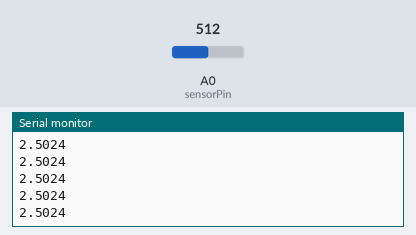
This sketch was run on a simulated Arduino Uno, built with avr-gcc and run on an emulated ATmega328P. Shown: the last lines printed to the serial monitor. The test bench sets the inputs (shaded band); at power-on: A0 (sensorPin) = 512.

Above: at 1.2 s.
1.3 s: A0 (sensorPin) set to 716
At 1.37 s:
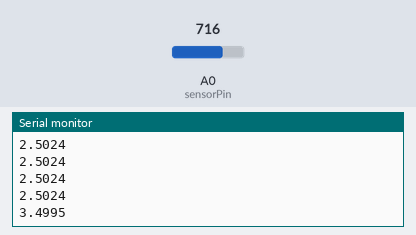
2.8 s: A0 (sensorPin) set to 900
At 2.89 s:
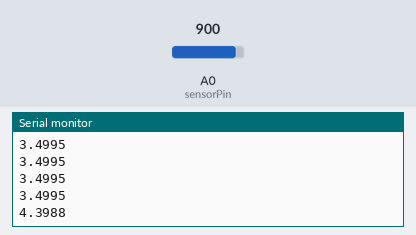
Timing chart, 0 to 5.8 s (numbered marks = the images above; inputs shaded):
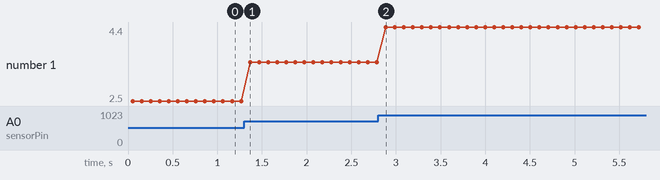

Measured:
- after the input at 1.3 s, the serial monitor: prints a new line after 0.07 s (image 1)
- after the input at 2.8 s, the serial monitor: prints a new line after 0.09 s (image 2)
- plotted number 1: 2.5 → 3.5 after the input at 1.3 s, 3.5 → 4.4 after the input at 2.8 s

The sketch:

sketch_sep11a.ino
```cpp
/*
   Arduino Uno Code for Knife-Edge Experiment
   ------------------------------------------
   Reads voltage from TIA output on A0
   Sends averaged voltage over Serial at 115200 baud
*/

const int sensorPin = A0;    // Photodiode + TIA connected here
const int nSamples = 5;      // Average 5 readings

void setup() {
  Serial.begin(115200);      // USB Serial communication
}

void loop() {
  long sum = 0;
  for (int i = 0; i < nSamples; i++) {
    sum += analogRead(sensorPin);
    delay(10);               // Small delay between samples
  }

  int avgADC = sum / nSamples;

  // Convert ADC (0–1023) to voltage (0–5V)
  float voltage = (avgADC * 5.0) / 1023.0;

  // Send to PC with 4 decimal places
  Serial.println(voltage, 4);

  delay(50); // ~20 Hz effective rate
}
```
